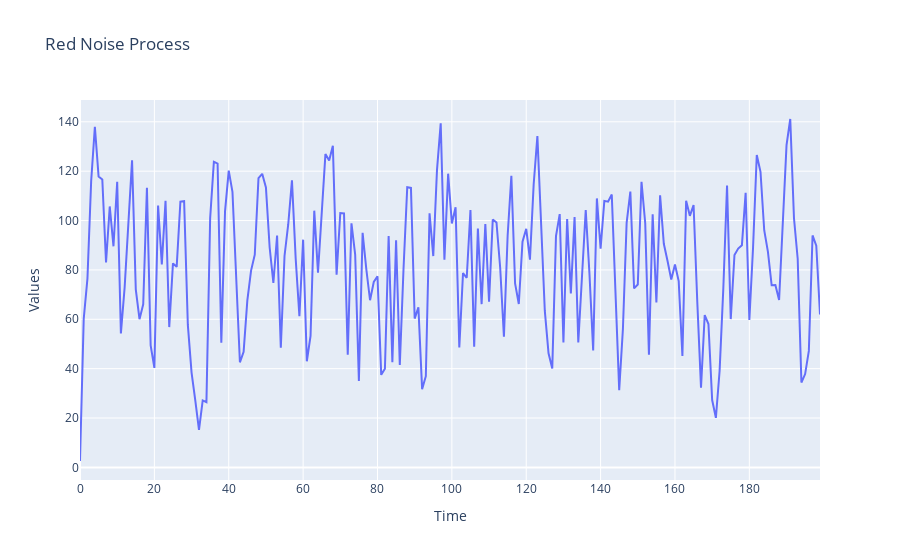

Notebook code cell kept with this figure:
### Markdown cell above
## **Red Noise**:


$x_{j+1}= r * x_{j} + (1 - r^{2})^{0.5} * white$

### Code cell
fx_red_noise()

### Figure 1 — Plotly figure (JSON) as saved in the notebook; plotly's stock layout.template omitted (floating-point values rounded to 4 significant figures; data arrays with more than 128 entries replaced by an {"elided": "..."} marker saying what was removed)
{"data": [{"mode": "lines", "name": "Red Noise Process", "type": "scatter", "x": {"elided": "200 int values"}, "y": {"elided": "200 float values"}}], "layout": {"title": {"text": "Red Noise Process"}, "xaxis": {"title": {"text": "Time"}}, "yaxis": {"title": {"text": "Values"}}}}
